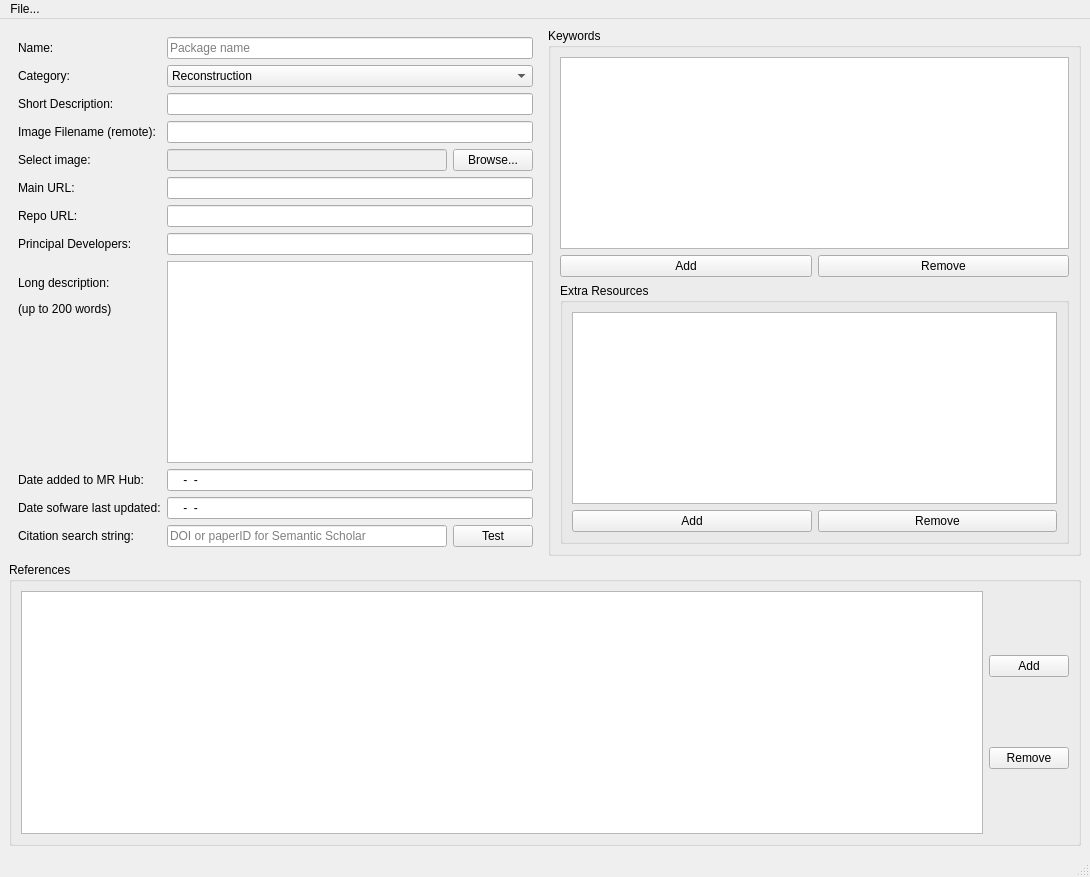
<?xml version="1.0" encoding="UTF-8"?>
<ui version="4.0">
 <class>EditFormWindow</class>
 <widget class="QMainWindow" name="EditFormWindow">
  <property name="geometry">
   <rect>
    <x>0</x>
    <y>0</y>
    <width>1090</width>
    <height>877</height>
   </rect>
  </property>
  <property name="windowTitle">
   <string>MainWindow</string>
  </property>
  <widget class="QWidget" name="centralwidget">
   <layout class="QVBoxLayout" name="verticalLayout_5">
    <item>
     <layout class="QHBoxLayout" name="horizontalLayout_3">
      <item>
       <widget class="QWidget" name="single_fields_widget" native="true">
        <layout class="QFormLayout" name="formLayout">
         <item row="0" column="0">
          <widget class="QLabel" name="label">
           <property name="text">
            <string>Name:</string>
           </property>
          </widget>
         </item>
         <item row="0" column="1">
          <widget class="QLineEdit" name="name_text">
           <property name="placeholderText">
            <string>Package name</string>
           </property>
          </widget>
         </item>
         <item row="1" column="0">
          <widget class="QLabel" name="label_2">
           <property name="text">
            <string>Category:</string>
           </property>
          </widget>
         </item>
         <item row="3" column="0">
          <widget class="QLabel" name="label_3">
           <property name="text">
            <string>Short Description:</string>
           </property>
          </widget>
         </item>
         <item row="4" column="0">
          <widget class="QLabel" name="label_4">
           <property name="text">
            <string>Image Filename (remote):</string>
           </property>
          </widget>
         </item>
         <item row="5" column="0">
          <widget class="QLabel" name="label_5">
           <property name="text">
            <string>Select image:</string>
           </property>
          </widget>
         </item>
         <item row="6" column="0">
          <widget class="QLabel" name="label_6">
           <property name="text">
            <string>Main URL:</string>
           </property>
          </widget>
         </item>
         <item row="7" column="0">
          <widget class="QLabel" name="label_7">
           <property name="text">
            <string>Repo URL:</string>
           </property>
          </widget>
         </item>
         <item row="8" column="0">
          <widget class="QLabel" name="label_8">
           <property name="text">
            <string>Principal Developers:</string>
           </property>
          </widget>
         </item>
         <item row="9" column="0">
          <widget class="QLabel" name="label_9">
           <property name="text">
            <string>&lt;html&gt;&lt;head/&gt;&lt;body&gt;&lt;p&gt;Long description:&lt;/p&gt;&lt;p&gt;(up to 200 words)&lt;/p&gt;&lt;/body&gt;&lt;/html&gt;</string>
           </property>
          </widget>
         </item>
         <item row="10" column="0">
          <widget class="QLabel" name="label_10">
           <property name="text">
            <string>Date added to MR Hub:</string>
           </property>
          </widget>
         </item>
         <item row="11" column="0">
          <widget class="QLabel" name="label_11">
           <property name="text">
            <string>Date sofware last updated:</string>
           </property>
          </widget>
         </item>
         <item row="12" column="0">
          <widget class="QLabel" name="label_12">
           <property name="text">
            <string>Citation search string:</string>
           </property>
          </widget>
         </item>
         <item row="4" column="1">
          <widget class="QLineEdit" name="imageFilename_text"/>
         </item>
         <item row="3" column="1">
          <widget class="QLineEdit" name="shortDescription_text"/>
         </item>
         <item row="5" column="1">
          <layout class="QHBoxLayout" name="horizontalLayout">
           <item>
            <widget class="QLineEdit" name="imagePath_text">
             <property name="enabled">
              <bool>false</bool>
             </property>
            </widget>
           </item>
           <item>
            <widget class="QPushButton" name="imageBrowse_button">
             <property name="text">
              <string>Browse...</string>
             </property>
            </widget>
           </item>
          </layout>
         </item>
         <item row="6" column="1">
          <widget class="QLineEdit" name="mainURL_text"/>
         </item>
         <item row="7" column="1">
          <widget class="QLineEdit" name="repoURL_text"/>
         </item>
         <item row="8" column="1">
          <widget class="QLineEdit" name="principalDevelopers_text"/>
         </item>
         <item row="9" column="1">
          <widget class="QPlainTextEdit" name="longDescription_text">
           <property name="sizePolicy">
            <sizepolicy hsizetype="Expanding" vsizetype="Expanding">
             <horstretch>0</horstretch>
             <verstretch>1</verstretch>
            </sizepolicy>
           </property>
          </widget>
         </item>
         <item row="10" column="1">
          <widget class="QLineEdit" name="dateAdded_text">
           <property name="inputMask">
            <string>9999-99-99</string>
           </property>
           <property name="placeholderText">
            <string>2020-01-01</string>
           </property>
          </widget>
         </item>
         <item row="11" column="1">
          <widget class="QLineEdit" name="dateUpdated_text">
           <property name="inputMask">
            <string>9999-99-99</string>
           </property>
           <property name="placeholderText">
            <string>YYYY-MM-DD</string>
           </property>
          </widget>
         </item>
         <item row="1" column="1">
          <widget class="QComboBox" name="category_box">
           <property name="sizePolicy">
            <sizepolicy hsizetype="Expanding" vsizetype="Fixed">
             <horstretch>0</horstretch>
             <verstretch>0</verstretch>
            </sizepolicy>
           </property>
           <item>
            <property name="text">
             <string>Reconstruction</string>
            </property>
           </item>
           <item>
            <property name="text">
             <string>Data format</string>
            </property>
           </item>
           <item>
            <property name="text">
             <string>Pulse sequences</string>
            </property>
           </item>
           <item>
            <property name="text">
             <string>Educational</string>
            </property>
           </item>
           <item>
            <property name="text">
             <string>Simulation</string>
            </property>
           </item>
           <item>
            <property name="text">
             <string>Visualization</string>
            </property>
           </item>
           <item>
            <property name="text">
             <string>Spectroscopy</string>
            </property>
           </item>
           <item>
            <property name="text">
             <string>Image Processing</string>
            </property>
           </item>
           <item>
            <property name="text">
             <string>Multipurpose</string>
            </property>
           </item>
          </widget>
         </item>
         <item row="12" column="1">
          <layout class="QHBoxLayout" name="horizontalLayout_6">
           <item>
            <widget class="QLineEdit" name="citationString_text">
             <property name="sizePolicy">
              <sizepolicy hsizetype="Expanding" vsizetype="Fixed">
               <horstretch>1</horstretch>
               <verstretch>0</verstretch>
              </sizepolicy>
             </property>
             <property name="placeholderText">
              <string>DOI or paperID for Semantic Scholar</string>
             </property>
            </widget>
           </item>
           <item>
            <widget class="QPushButton" name="citationTest_button">
             <property name="sizePolicy">
              <sizepolicy hsizetype="Minimum" vsizetype="Fixed">
               <horstretch>0</horstretch>
               <verstretch>0</verstretch>
              </sizepolicy>
             </property>
             <property name="baseSize">
              <size>
               <width>1</width>
               <height>0</height>
              </size>
             </property>
             <property name="text">
              <string>Test</string>
             </property>
            </widget>
           </item>
          </layout>
         </item>
        </layout>
       </widget>
      </item>
      <item>
       <layout class="QVBoxLayout" name="verticalLayout_2">
        <item>
         <widget class="QGroupBox" name="groupBox">
          <property name="title">
           <string>Keywords</string>
          </property>
          <layout class="QVBoxLayout" name="verticalLayout">
           <item>
            <widget class="QTableView" name="keywords_table"/>
           </item>
           <item>
            <layout class="QHBoxLayout" name="horizontalLayout_2">
             <item>
              <widget class="QPushButton" name="addKeyword_button">
               <property name="text">
                <string>Add</string>
               </property>
              </widget>
             </item>
             <item>
              <widget class="QPushButton" name="removeKeyword_button">
               <property name="text">
                <string>Remove</string>
               </property>
              </widget>
             </item>
            </layout>
           </item>
           <item>
            <widget class="QGroupBox" name="groupBox_2">
             <property name="title">
              <string>Extra Resources</string>
             </property>
             <layout class="QVBoxLayout" name="verticalLayout_3">
              <item>
               <widget class="QTableView" name="extraResources_Table"/>
              </item>
              <item>
               <layout class="QHBoxLayout" name="horizontalLayout_4">
                <item>
                 <widget class="QPushButton" name="addExtraResources_button">
                  <property name="text">
                   <string>Add</string>
                  </property>
                 </widget>
                </item>
                <item>
                 <widget class="QPushButton" name="removeExtraResources_button">
                  <property name="text">
                   <string>Remove</string>
                  </property>
                 </widget>
                </item>
               </layout>
              </item>
             </layout>
            </widget>
           </item>
          </layout>
         </widget>
        </item>
       </layout>
      </item>
     </layout>
    </item>
    <item>
     <widget class="QGroupBox" name="groupBox_3">
      <property name="title">
       <string>References</string>
      </property>
      <layout class="QHBoxLayout" name="horizontalLayout_5">
       <item>
        <widget class="QTableView" name="reference_table"/>
       </item>
       <item>
        <layout class="QVBoxLayout" name="verticalLayout_4">
         <item>
          <widget class="QPushButton" name="addReference_button">
           <property name="text">
            <string>Add</string>
           </property>
          </widget>
         </item>
         <item>
          <widget class="QPushButton" name="removeReference_button">
           <property name="text">
            <string>Remove</string>
           </property>
          </widget>
         </item>
        </layout>
       </item>
      </layout>
     </widget>
    </item>
   </layout>
  </widget>
  <widget class="QMenuBar" name="menubar">
   <property name="geometry">
    <rect>
     <x>0</x>
     <y>0</y>
     <width>1090</width>
     <height>32</height>
    </rect>
   </property>
   <widget class="QMenu" name="menuFile">
    <property name="title">
     <string>File...</string>
    </property>
    <addaction name="actionLoad_JSON"/>
    <addaction name="actionSave_JSON"/>
    <addaction name="separator"/>
    <addaction name="actionUpload_to_MR_HUB"/>
   </widget>
   <addaction name="menuFile"/>
  </widget>
  <widget class="QStatusBar" name="statusbar"/>
  <action name="actionLoad_JSON">
   <property name="text">
    <string>Load JSON...</string>
   </property>
  </action>
  <action name="actionSave_JSON">
   <property name="text">
    <string>Save JSON...</string>
   </property>
  </action>
  <action name="actionUpload_to_MR_HUB">
   <property name="text">
    <string>Prepare MR-HUB submission...</string>
   </property>
  </action>
 </widget>
 <resources/>
 <connections/>
</ui>
